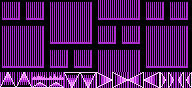
#> input picture GRAPHICS/Old/parallax.bmp, 192 x 88 px
$ python parallax.py
#> lines starting #> are read from the running program, lines starting #| are printed output that depends on the picture
#!/usr/bin/env python3
#
# Bitmap to multi-console CHR converter using Pillow
# (with PB8 instead of PackBits)
#
# Copyright 2014-2015 Damian Yerrick
# Copying and distribution of this file, with or without
# modification, are permitted in any medium without royalty
# provided the copyright notice and this notice are preserved.
# This file is offered as-is, without any warranty.

from PIL import Image
from time import sleep
import array

# python 2/3 cross compatibility fixes
try:
    xrange
except NameError:
    xrange = range
try:
    raw_input
except NameError:
    raw_input = input
try:
    next
except NameError:
    next = lambda x: x.next()

def formatTilePlanar(tile, planemap, hflip=False, little=False):
    """Turn a tile into bitplanes.

Planemap opcodes:
10 -- bit 1 then bit 0 of each tile
0,1 -- planar interleaved by rows
0;1 -- planar interlaved by planes
0,1;2,3 -- SNES/PCE format

"""
    hflip = 7 if hflip else 0
    if (tile.size != (8, 8)):
        return None
    pixels = list(tile.getdata())
    pixelrows = [pixels[i:i + 8] for i in xrange(0, 64, 8)]
    if hflip:
        for row in pixelrows:
            row.reverse()
    out = bytearray()

    planemap = [[[int(c) for c in row]
                 for row in plane.split(',')]
                for plane in planemap.split(';')]
    # format: [tile-plane number][plane-within-row number][bit number]

    # we have five (!) nested loops
    # outermost: separate planes
    # within separate planes: pixel rows
    # within pixel rows: row planes
    # within row planes: pixels
    # within pixels: bits
    for plane in planemap:
        for pxrow in pixelrows:
            for rowplane in plane:
                rowbits = 1
                thisrow = bytearray()
                for px in pxrow:
                    for bitnum in rowplane:
                        rowbits = (rowbits << 1) | ((px >> bitnum) & 1)
                        if rowbits >= 0x100:
                            thisrow.append(rowbits & 0xFF)
                            rowbits = 1
                if little: thisrow.reverse()
                out.extend(thisrow)
    return out

def pilbmp2chr(im, tileWidth=8, tileHeight=8,
               formatTile=lambda im: formatTilePlanar(im, "0;1")):
    """Convert a bitmap image into a list of byte strings representing tiles."""
    im.load()
    (w, h) = im.size
    outdata = []
    for mt_y in range(0, h, tileHeight):
        for mt_x in range(0, w, tileWidth):
            metatile = im.crop((mt_x, mt_y,
                                mt_x + tileWidth, mt_y + tileHeight))
            for tile_y in range(0, tileHeight, 8):
                for tile_x in range(0, tileWidth, 8):
                    tile = metatile.crop((tile_x, tile_y,
                                          tile_x + 8, tile_y + 8))
                    data = formatTile(tile)
                    outdata.append(data)
    return outdata

def parallaxify():
    # due to absolute laziness, this loads parallax.bmp in the same folder
    # and generates 32 horizontally scrolled versions of the background
    import os
    curpath = os.path.abspath(os.path.dirname(__file__))
    orig_img = Image.open(f"{curpath}/parallax.bmp")
#> orig_img is the input picture: PIL image 192x88 P; mean R, G, B 79.4, 26.1, 92.5

    big_spike_up_left = orig_img.crop(tuple([8*x for x in (0, 9, 2, 10)]))
    big_spike_up_right = orig_img.crop(tuple([8*x for x in (2, 9, 4, 10)]))
    small_spike_up_left1 = orig_img.crop(tuple([8*x for x in (4, 10, 5, 11)]))
    small_spike_up_left2 = orig_img.crop(tuple([8*x for x in (5, 10, 6, 11)]))
    small_spike_up_right1 = orig_img.crop(tuple([8*x for x in (6, 10, 7, 11)]))
    small_spike_up_right2 = orig_img.crop(tuple([8*x for x in (7, 10, 8, 11)]))
    big_spike_down_left = orig_img.crop(tuple([8*x for x in (8, 10, 10, 11)]))
    big_spike_down_right = orig_img.crop(tuple([8*x for x in (10, 10, 12, 11)]))
    big_spike_right_left = orig_img.crop(tuple([8*x for x in (13, 9, 14, 11)]))
    big_spike_right_right = orig_img.crop(tuple([8*x for x in (15, 9, 16, 11)]))
    big_spike_left_left = orig_img.crop(tuple([8*x for x in (16, 9, 17, 11)]))
    big_spike_left_right = orig_img.crop(tuple([8*x for x in (18, 9, 19, 11)]))


    im = orig_img.copy()
    im = im.resize((128, 32))
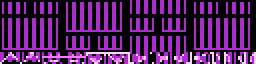
#> im: PIL image 128x32 P (shown 2 times larger); mean R, G, B 77.1, 25.5, 89.8

    # outdata = b''.join(pilbmp2chr(orig_img))
    outdata = b''

    for i in range(0, 144):
        # shift the main image over by i pixels
        shifted = orig_img.crop((144 - i, 0, (144+48) - i, 72))
        # shifted.save(f"{curpath}/temp/test{i}.png")
        top_region = shifted.crop((0, 0, 48, 32))
        mid_region = shifted.crop((0, 32, 48, 64))
        bot1_region = shifted.crop((0, 64, 24, 72))
        bot2_region = shifted.crop((24, 64, 48, 72))
        im.paste(0, (0,0,128,32))
        im.paste(top_region, (0, 0, 48, 32))
        im.paste(mid_region, (48, 0, 96, 32))
        im.paste(bot1_region, (96, 0, 120, 8))
        im.paste(bot2_region, (96, 8, 120, 16))
        if (i % 2 == 0):
            im.paste(big_spike_up_left, tuple([8*x for x in (12, 2, 14, 3)]))
            im.paste(small_spike_up_left1, tuple([8*x for x in (15, 0, 16, 1)]))
            im.paste(small_spike_up_left2, tuple([8*x for x in (15, 1, 16, 2)]))
            im.paste(big_spike_down_left, tuple([8*x for x in (12, 3, 14, 4)]))
            im.paste(big_spike_right_left, tuple([8*x for x in (14, 2, 15, 4)]))
            im.paste(big_spike_left_left, tuple([8*x for x in (15, 2, 16, 4)]))
        else:
            im.paste(big_spike_up_right, tuple([8*x for x in (12, 2, 14, 3)]))
            im.paste(small_spike_up_right1, tuple([8*x for x in (15, 0, 16, 1)]))
            im.paste(small_spike_up_right2, tuple([8*x for x in (15, 1, 16, 2)]))
            im.paste(big_spike_down_right, tuple([8*x for x in (12, 3, 14, 4)]))
            im.paste(big_spike_right_right, tuple([8*x for x in (14, 2, 15, 4)]))
            im.paste(big_spike_left_right, tuple([8*x for x in (15, 2, 16, 4)]))


        outdata += b''.join(pilbmp2chr(im))
#> this loop made 144 passes
#> pass 1, in parallaxify, `shifted = orig_img.crop((144 - i, 0, (144+48) - i, 72))`:
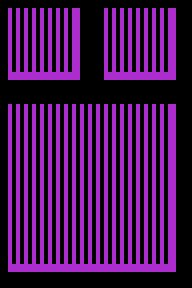
#> shifted: PIL image 48x72 P (shown 4 times larger); mean R, G, B 67.9, 17.3, 80.8
#> pass 1, in parallaxify, `mid_region = shifted.crop((0, 32, 48, 64))`:
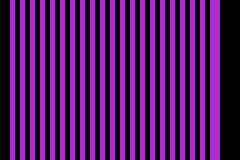
#> mid_region: PIL image 48x32 P (shown 5 times larger); mean R, G, B 79.3, 20.2, 94.4
#> pass 2, in parallaxify, `shifted = orig_img.crop((144 - i, 0, (144+48) - i, 72))`:
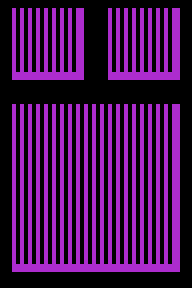
#> shifted: PIL image 48x72 P (shown 4 times larger); mean R, G, B 67.9, 17.3, 80.8
#> after the loop:
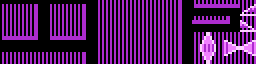
#> im: PIL image 128x32 P (shown 2 times larger); mean R, G, B 78.3, 24.5, 91.5
#> after the loop:
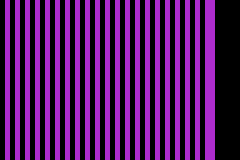
#> mid_region: PIL image 48x32 P (shown 5 times larger); mean R, G, B 79.3, 20.2, 94.4
#> after the loop:
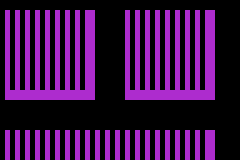
#> top_region: PIL image 48x32 P (shown 5 times larger); mean R, G, B 59, 15, 70.3

    with open(f"{curpath}/parallax.chr", "wb") as fout:
        fout.write(outdata)


if __name__ == "__main__":
    parallaxify()
